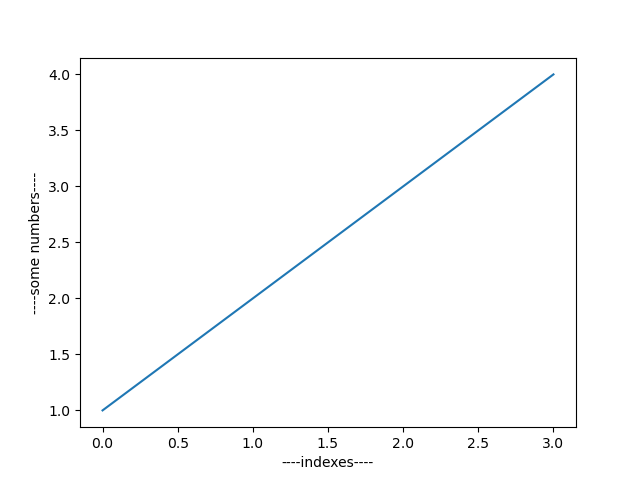

Python code for this plot:
#example1

import matplotlib.pyplot as plt
plt.plot([1,2,3,4]) #values for y-axis
plt.xlabel("----indexes----")
plt.ylabel("----some numbers----")
plt.show()
